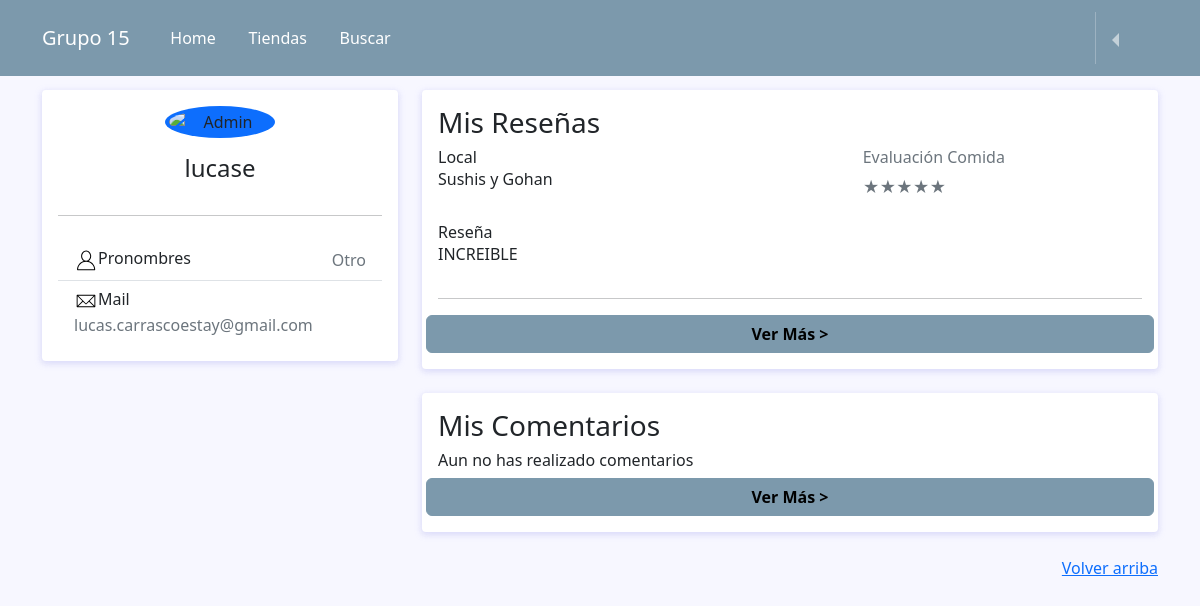
The page /profile/ (signed in) on the database its author committed.
### reviews/models.py (models this page shows, shortened)
class User(AbstractUser):
  pronombres = [('La','La'),('El','El'), ('Le','Le'),('Otro','Otro')]
  pronombre = models.CharField(max_length=5,choices=pronombres)

class Evaluacion(models.Model):
    usuario = models.ForeignKey(User, on_delete=models.CASCADE)
    local_comida = models.ForeignKey(Puesto_de_comida, related_name='evaluaciones', on_delete=models.CASCADE)
    detalle = models.TextField(blank=True)
    calificacion_comida = models.IntegerField()
    calificacion_precio = models.IntegerField()
    calificacion_presentacion = models.IntegerField()
    fecha = models.DateTimeField(auto_now_add=True)
    usuario_dio_like = models.ManyToManyField(User, related_name='like_reviews', blank=True)
    usuario_dio_dislike = models.ManyToManyField(User, related_name='dislike_reviews', blank=True)

class Puesto_de_comida(models.Model):
    nombre = models.CharField(max_length=200)
    dueño = models.CharField(max_length=200, blank=True)
    FotoLocal = models.ImageField(upload_to='Fotos_locales/', null=True, blank=True)
    def __str__(self):
        return self.nombre

### reviews/views.py (the view)
# urls.py: path('profile/', perfil, name="profile"),
@login_required
def perfil(request):
    reviews_usuario = Evaluacion.objects.filter(usuario_id = request.user)
    comentarios_usuario = Comentario.objects.filter(comentarista = request.user)
    return render(request, "perfil.html", {"reviews_usuario" : reviews_usuario, "comentarios_usuario" : comentarios_usuario})

### templates/perfil.html (shortened to what this page needs)
{% extends 'base.html' %}
{% load static %}
{% block content %}
<head>
  <link rel="stylesheet">
  <link href="https://cdnjs.cloudflare.com/ajax/libs/font-awesome/5.11.2/css/all.min.css" rel="stylesheet">
  <link rel="stylesheet" href="{% static 'css/perfil.css' %}">
</head>
{% if request.user.is_authenticated %}
<div class="container">
  <div class="main-body">
    <div class="row">
      <div class="col-lg-4">
        <div class="card">
          <div class="card-body">
            <div class="d-flex flex-column align-items-center text-center">
              <img src="https://cdn-icons-png.flaticon.com/512/149/149071.png?w=740&t=st=1688231463~exp=1688232063~hmac=ebc33f7db0736a6bbfe91501a4693152d8b848fbe1c4ccbad5159473861be23a" alt="Admin" class="rounded-circle p-1 bg-primary" width="110">
              <div class="mt-3">
                <h4>{{request.user.username}}</h4>
              </div>
            </div>
            <hr class="my-4">
            <ul class="list-group list-group-flush">
              <li class="list-group-item d-flex justify-content-between align-items-center flex-wrap">
                <h6 class="mb-0">Pronombres</h6>
                <span class="text-secondary">{{request.user.pronombre}}</span>
              </li>
              <li class="list-group-item d-flex justify-content-between align-items-center flex-wrap">
                <h6 class="mb-0">Mail</h6>
                <span class="text-secondary">{{request.user.email}}</span>
              </li>
            </ul>
          </div>
        </div>
      </div>
      <div class="col-lg-8">
        <div class="card">
          <div class="card-body">
          <h3>Mis Reseñas</h3>
          {% for review in reviews_usuario|slice:":3" %}
            <div class="row mb-3">
              <div class="col-sm-7">
                <h6 class="mb-0">Local</h6>
                <p>{{review.local_comida}}</p>
              </div>
              <div class="col-sm-5 text-secondary">
                <h6>Evaluación Comida</h6>
                    {% if review.calificacion_comida == 5 %}
                      <span>★★★★★</span>
                    {% endif %}
              </div>
            </div>
            <div class="row mb-7">
              <div class="col-sm-10">
                <h6 class="mb-0">Reseña</h6>
                <p>{{review.detalle}}</p>
              </div>
            </div>
            <hr>
          {% empty %}
          <h6>No has realizado reseñas</h6>
          {% endfor %}
            <div class="row">
              <button class="btn see-more" id="see-more" data-toggle="modal" data-target="#exampleModal">Ver Más ></button>
            </div>
          </div>
        </div>
        <div class="row">
          <div class="col-sm-12">
            <div class="card">
              <div class="card-body">
                <h3>Mis Comentarios</h3>
              {% for comentario in comentarios_usuario|slice:":3" %}
                <div class="row mb-3">
                  <div class="col-sm-7">
                    <h6 class="d-flex align-items-center">Local</h5>
                    <p>{{comentario.evaluacion.local_comida}}</p>
                  </div>
                  <div class="col-sm-5">
                    <h6>Mi comentario</h6>
                    <p>{{comentario.comentario}}</p>
                  </div>
                  <div class="row mb-7">
                    <div class="col-sm-7">
                      <h6 class="mb-0">Reseña</h6>
                      <p>{{comentario.evaluacion.usuario}}: "{{comentario.evaluacion.detalle}}"</p>
                    </div>
                  </div>
                </div>
                <hr>
              {% empty %}
              <h6>Aun no has realizado comentarios</h6>
              {% endfor %}
                <div class="row">
                  <button class="btn see-more" id="see-more" data-toggle="modal" data-target="#commentsModal">Ver Más ></button>
                </div>
              </div>
            </div>
          </div>
        </div>
      </div>
    </div>
  </div>
</div>
{%endif%}
{% endblock %}

### static/css/style.css (style rules this page uses)
body { background-color: #D3DEDC; padding-top: 70px; padding-bottom: 90px; }

### static/css/perfil.css (style rules this page uses)
body { background: #f7f7ff; margin-top:20px; }
.card { position: relative; display: flex; flex-direction: column; min-width: 0; word-wrap: break-word; background-color: #fff; background-clip: border-box; border: 0 solid transparent; border-radius: .25rem; margin-bottom: 1.5rem; box-shadow: 0 2px 6px 0 rgb(218 218 253 / 65%), 0 2px 6px 0 rgb(206 206 238 / 54%); }
.see-more { background-color: #7C99AC; color: black; font-weight: bold; border-color: #7C99AC; }

### rows shown on the page
User: user.username "lucase", user.pronombre "Otro", user.email "lucas.carrascoestay@gmail.com"
Evaluacion: local_comida "Sushis y Gohan", detalle "INCREIBLE"
